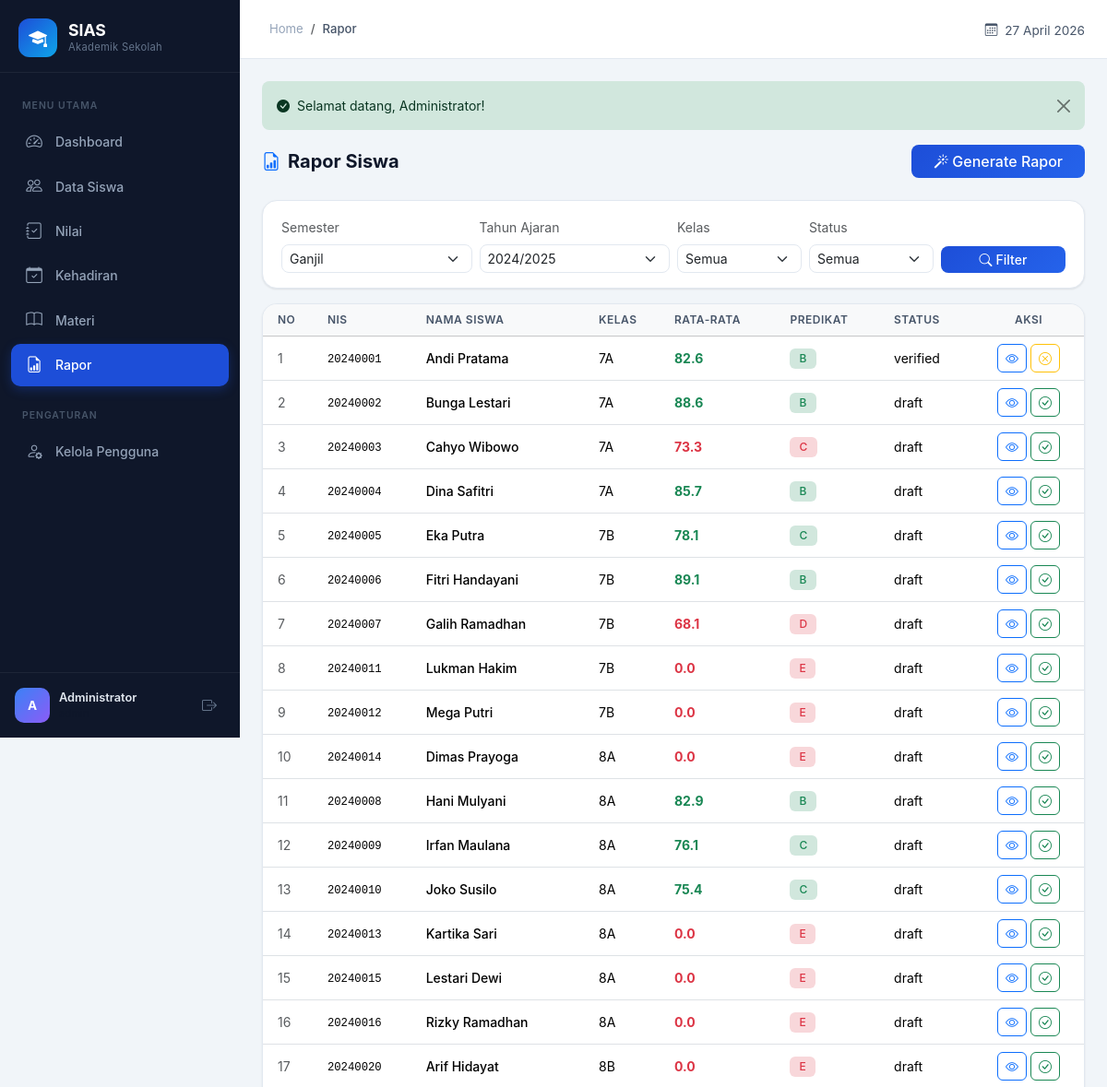
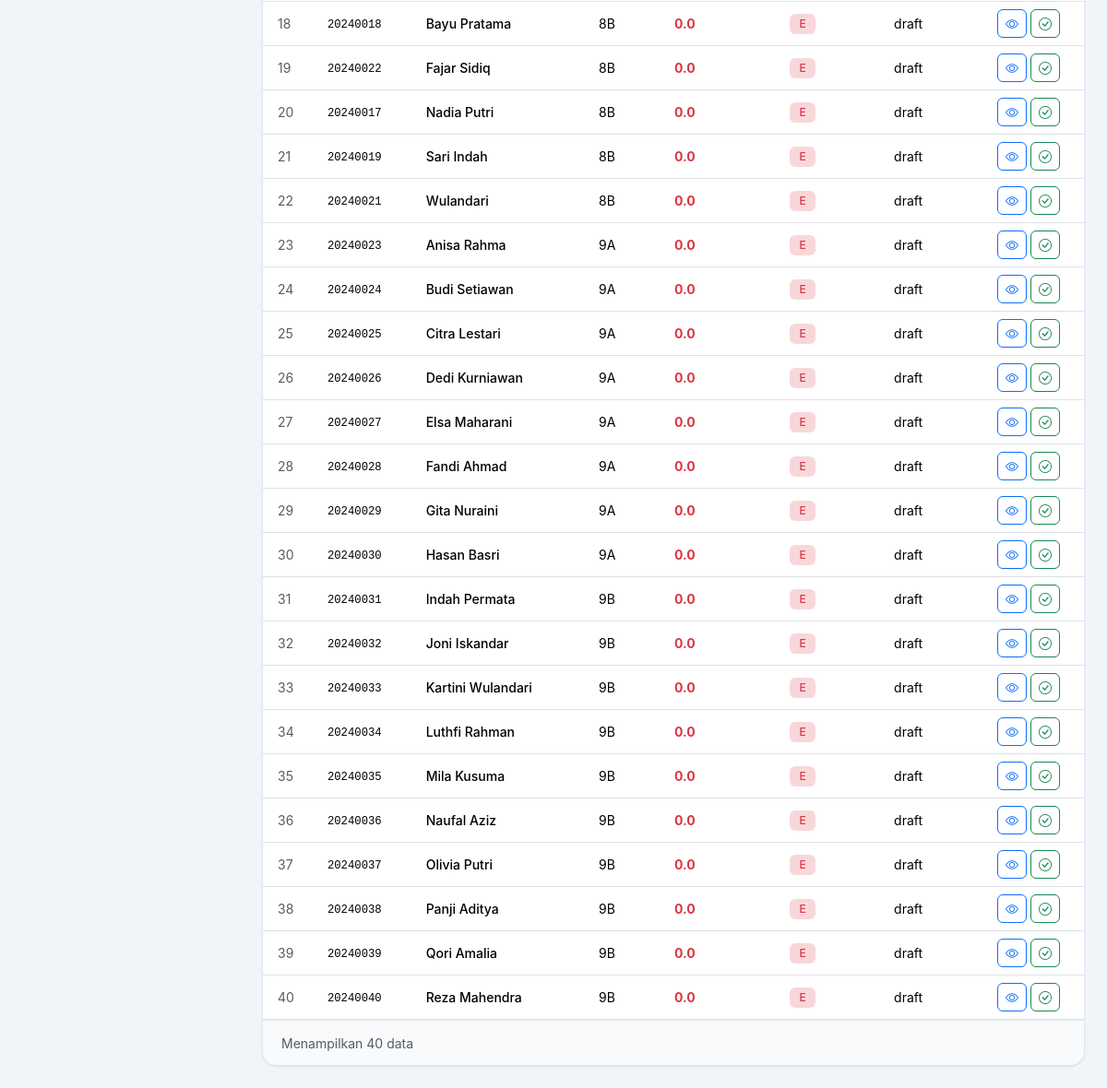
/index.php?page=rapor (signed in), run on the app's committed database (2 pictures, top to bottom).
### tables this page shows
CREATE TABLE `users` (
  `id` int(11) NOT NULL,
  `nama` varchar(100) NOT NULL,
  `email` varchar(100) NOT NULL,
  `password` varchar(255) NOT NULL,
  `role` enum('admin','guru','kepala_sekolah') NOT NULL,
  `created_at` timestamp NOT NULL DEFAULT current_timestamp(),
  `updated_at` timestamp NOT NULL DEFAULT current_timestamp() ON UPDATE current_timestamp()
);

CREATE TABLE `rapor` (
  `id` int(11) NOT NULL,
  `siswa_id` int(11) NOT NULL,
  `semester` varchar(10) DEFAULT 'Ganjil',
  `tahun_ajaran` varchar(20) DEFAULT '2024/2025',
  `rata_rata` decimal(5,2) DEFAULT 0.00,
  `predikat` varchar(20) DEFAULT NULL,
  `status` enum('draft','verified') DEFAULT 'draft',
  `catatan` text DEFAULT NULL,
  `verified_by` int(11) DEFAULT NULL,
  `verified_at` timestamp NULL DEFAULT NULL,
  `created_at` timestamp NOT NULL DEFAULT current_timestamp(),
  `updated_at` timestamp NOT NULL DEFAULT current_timestamp() ON UPDATE current_timestamp()
);

CREATE TABLE `siswa` (
  `id` int(11) NOT NULL,
  `nama` varchar(100) NOT NULL,
  `nis` varchar(20) NOT NULL,
  `kelas` varchar(20) NOT NULL,
  `jenis_kelamin` enum('L','P') DEFAULT 'L',
  `created_at` timestamp NOT NULL DEFAULT current_timestamp(),
  `updated_at` timestamp NOT NULL DEFAULT current_timestamp() ON UPDATE current_timestamp()
);

### views/rapor/index.php (the view, shortened to what the rows shown need)
<div class="d-flex flex-wrap justify-content-between align-items-center gap-2 mb-4">
    <h5 class="fw-bold mb-0"><i class="bi bi-file-earmark-bar-graph me-2 text-primary"></i>Rapor Siswa</h5>
    <?php if (currentRole() === 'admin'): ?>
    <button type="button" class="btn btn-primary rounded-3 px-4" data-bs-toggle="modal" data-bs-target="#generateModal">
        <i class="bi bi-magic me-1"></i>Generate Rapor
    </button>
    <?php endif; ?>
</div>
<div class="content-card mb-3">
    <div class="content-card-body py-3">
        <form method="GET" class="row g-2 align-items-end">
            <div class="col-md-3">
                <label class="form-label small text-muted">Semester</label>
                <select name="semester" class="form-select form-select-sm rounded-3">
                    <option value="Ganjil" <?= ($data['semester'] ?? '') === 'Ganjil' ? 'selected' : '' ?>>Ganjil</option>
                </select>
            </div>
            <div class="col-md-3">
                <label class="form-label small text-muted">Tahun Ajaran</label>
                <select name="tahun_ajaran" class="form-select form-select-sm rounded-3">
                    <option value="2024/2025" <?= ($data['tahunAjaran'] ?? '') === '2024/2025' ? 'selected' : '' ?>>2024/2025</option>
                </select>
            </div>
            <div class="col-md-2">
                <label class="form-label small text-muted">Kelas</label>
                <select name="kelas" class="form-select form-select-sm rounded-3">
                    <option value="">Semua</option>
                </select>
            </div>
            <div class="col-md-2">
                <label class="form-label small text-muted">Status</label>
                <select name="status" class="form-select form-select-sm rounded-3">
                    <option value="">Semua</option>
                </select>
            </div>
            <div class="col-md-2">
                <button type="submit" class="btn btn-primary btn-sm rounded-3 w-100">
                    <i class="bi bi-search me-1"></i>Filter
                </button>
            </div>
        </form>
    </div>
</div>
<div class="content-card">
    <div class="table-responsive">
        <table class="table table-hover align-middle mb-0">
            <thead>
                <tr class="table-light">
                    <th class="ps-3">No</th>
                    <th>NIS</th>
                    <th>Nama Siswa</th>
                    <th>Kelas</th>
                    <th>Rata-rata</th>
                    <th>Predikat</th>
                    <th>Status</th>
                    <th class="text-center">Aksi</th>
                </tr>
            </thead>
            <tbody>
                <?php if (empty($data['rapor'])): ?>
                <tr>
                    <td colspan="8" class="text-center text-muted py-5">
                        <i class="bi bi-file-earmark-text" style="font-size:2rem;"></i>
                        <p class="mb-0 mt-1">Belum ada data rapor. Generate terlebih dahulu.</p>
                    </td>
                </tr>
                <?php else: ?>
                    <?php $no = 1; foreach ($data['rapor'] as $r): ?>
                    <tr>
                        <td class="ps-3 text-muted"><?= $no++ ?></td>
                        <td><span class="font-monospace small"><?= e($r['nis']) ?></span></td>
                        <td class="fw-medium"><?= e($r['siswa_nama']) ?></td>
                        <td><?= e($r['kelas']) ?></td>
                        <td>
                            <span class="fw-bold <?= $r['rata_rata'] >= 75 ? 'text-success' : 'text-danger' ?>">
                                <?= number_format($r['rata_rata'], 1) ?>
                            </span>
                        </td>
                        <td>
                            <span class="badge <?= $r['rata_rata'] >= 75 ? 'bg-success-subtle text-success' : 'bg-danger-subtle text-danger' ?> rounded-2">
                                <?= e($r['predikat']) ?>
                            </span>
                        </td>
                        <td><?= badgeRapor($r['status']) ?></td>
                        <td class="text-center">
                            <a href="<?= BASE_URL ?>/index.php?page=rapor&action=detail&id=<?= $r['id'] ?>"
                               class="btn btn-sm btn-outline-primary rounded-2 px-2" title="Detail">
                                <i class="bi bi-eye"></i>
                            </a>
                            <?php if (in_array(currentRole(), ['admin', 'kepala_sekolah'])): ?>
                            <form method="POST" action="<?= BASE_URL ?>/index.php?page=rapor&action=verify&id=<?= $r['id'] ?>" style="display:inline;">
                                <button type="submit" class="btn btn-sm <?= $r['status'] === 'verified' ? 'btn-outline-warning' : 'btn-outline-success' ?> rounded-2 px-2"
                                        title="<?= $r['status'] === 'verified' ? 'Batalkan Verifikasi' : 'Verifikasi' ?>">
                                    <i class="bi <?= $r['status'] === 'verified' ? 'bi-x-circle' : 'bi-check-circle' ?>"></i>
                                </button>
                            </form>
                            <?php endif; ?>
                        </td>
                    </tr>
                    <?php endforeach; ?>
                <?php endif; ?>
            </tbody>
        </table>
    </div>
    <?php if (!empty($data['rapor'])): ?>
    <div class="content-card-footer">
        <span class="text-muted small">Menampilkan <?= count($data['rapor']) ?> data</span>
    </div>
    <?php endif; ?>
</div>

### views/layouts/dashboard.php (shortened to what the rows shown need)
<?php
 $user = currentUser();
 $currentPage = $_GET['page'] ?? 'dashboard';
?>
<!DOCTYPE html>
<html lang="id">
<head>
    <link href="https://cdn.jsdelivr.net/npm/bootstrap@5.3.3/dist/css/bootstrap.min.css" rel="stylesheet">
    <link href="https://cdn.jsdelivr.net/npm/bootstrap-icons@1.11.3/font/bootstrap-icons.min.css" rel="stylesheet">
    <link href="<?= BASE_URL ?>/assets/css/custom.css" rel="stylesheet">
</head>
<body class="dashboard-body">
    <aside class="sidebar" id="sidebar">
        <div class="sidebar-brand">
            <div class="sidebar-logo">
                <i class="bi bi-mortarboard-fill"></i>
            </div>
            <div class="sidebar-brand-text">
                <span class="brand-name"><?= APP_NAME ?></span>
                <span class="brand-sub">Akademik Sekolah</span>
            </div>
        </div>
        <nav class="sidebar-nav">
            <div class="nav-section-label">MENU UTAMA</div>
            <a href="<?= BASE_URL ?>/index.php?page=dashboard"
               class="nav-link <?= $currentPage === 'dashboard' ? 'active' : '' ?>">
                <i class="bi bi-speedometer2"></i>
                <span>Dashboard</span>
            </a>
            <?php if (hasPermission('siswa')): ?>
            <a href="<?= BASE_URL ?>/index.php?page=siswa"
               class="nav-link <?= $currentPage === 'siswa' ? 'active' : '' ?>">
                <i class="bi bi-people"></i>
                <span>Data Siswa</span>
            </a>
            <?php endif; ?>
            <?php if (hasPermission('nilai')): ?>
            <a href="<?= BASE_URL ?>/index.php?page=nilai"
               class="nav-link <?= $currentPage === 'nilai' ? 'active' : '' ?>">
                <i class="bi bi-journal-check"></i>
                <span>Nilai</span>
            </a>
            <?php endif; ?>
            <?php if (hasPermission('kehadiran')): ?>
            <a href="<?= BASE_URL ?>/index.php?page=kehadiran"
               class="nav-link <?= $currentPage === 'kehadiran' ? 'active' : '' ?>">
                <i class="bi bi-calendar-check"></i>
                <span>Kehadiran</span>
            </a>
            <?php endif; ?>
            <?php if (hasPermission('materi')): ?>
            <a href="<?= BASE_URL ?>/index.php?page=materi"
               class="nav-link <?= $currentPage === 'materi' ? 'active' : '' ?>">
                <i class="bi bi-book"></i>
                <span>Materi</span>
            </a>
            <?php endif; ?>
            <?php if (hasPermission('rapor')): ?>
            <a href="<?= BASE_URL ?>/index.php?page=rapor"
               class="nav-link <?= $currentPage === 'rapor' ? 'active' : '' ?>">
                <i class="bi bi-file-earmark-bar-graph"></i>
                <span>Rapor</span>
            </a>
            <?php endif; ?>
            <?php if (hasPermission('users')): ?>
            <div class="nav-section-label mt-2">PENGATURAN</div>
            <a href="<?= BASE_URL ?>/index.php?page=users"
               class="nav-link <?= $currentPage === 'users' ? 'active' : '' ?>">
                <i class="bi bi-person-gear"></i>
                <span>Kelola Pengguna</span>
            </a>
            <?php endif; ?>
        </nav>
        <div class="sidebar-footer">
            <div class="sidebar-user">
                <div class="user-avatar">
                    <?= strtoupper(mb_substr($user['nama'], 0, 1)) ?>
                </div>
                <div class="user-info">
                    <span class="user-name"><?= e($user['nama']) ?></span>
                    <span class="user-role"><?= roleLabel($user['role']) ?></span>
                </div>
                <a href="<?= BASE_URL ?>/index.php?page=logout"
                   class="btn-logout" title="Keluar">
                    <i class="bi bi-box-arrow-right"></i>
                </a>
            </div>
        </div>
    </aside>
    <div class="main-wrapper">
        <header class="top-header">
            <div class="d-flex align-items-center">
                <nav aria-label="breadcrumb" class="ms-2">
                    <ol class="breadcrumb mb-0">
                        <li class="breadcrumb-item"><a href="<?= BASE_URL ?>/index.php?page=dashboard">Home</a></li>
                        <li class="breadcrumb-item active"><?= e($pageTitle ?? ucfirst($currentPage)) ?></li>
                    </ol>
                </nav>
            </div>
            <div class="header-actions">
                <span class="header-date">
                    <i class="bi bi-calendar3 me-1"></i>
                    <?= formatTanggal(date('Y-m-d')) ?>
                </span>
            </div>
        </header>
        <main class="page-content">
            <?php if (hasFlash('success')): ?>
                <div class="alert alert-success alert-dismissible fade show border-0 rounded-3" role="alert">
                    <i class="bi bi-check-circle-fill me-2"></i><?= getFlash('success') ?>
                    <button type="button" class="btn-close" data-bs-dismiss="alert"></button>
                </div>
            <?php endif; ?>
            <?php
            if (file_exists($viewFile)) {
                include $viewFile;
            } else {
                echo '<div class="alert alert-warning">Halaman tidak ditemukan.</div>';
            }
            ?>
        </main>
    </div>
</body>
</html>

### data on the page
users: nama "A", nama "Administrator"
rapor: siswa.nis "20240001", siswa.nama "Andi Pratama", siswa.kelas "7A", rata_rata "82.6", predikat "B", status "verified"
rapor: siswa.nis "20240002", siswa.nama "Bunga Lestari", siswa.kelas "7A", rata_rata "88.6", predikat "B", status "draft"
rapor: siswa.nis "20240003", siswa.nama "Cahyo Wibowo", siswa.kelas "7A", rata_rata "73.3", predikat "C", status "draft"
rapor: siswa.nis "20240004", siswa.nama "Dina Safitri", siswa.kelas "7A", rata_rata "85.7", predikat "B", status "draft"
rapor: siswa.nis "20240005", siswa.nama "Eka Putra", siswa.kelas "7B", rata_rata "78.1", predikat "C", status "draft"
rapor: siswa.nis "20240006", siswa.nama "Fitri Handayani", siswa.kelas "7B", rata_rata "89.1", predikat "B", status "draft"
rapor: siswa.nis "20240007", siswa.nama "Galih Ramadhan", siswa.kelas "7B", rata_rata "68.1", predikat "D", status "draft"
rapor: siswa.nis "20240011", siswa.nama "Lukman Hakim", siswa.kelas "7B", rata_rata "0.0", predikat "E", status "draft"
rapor: siswa.nis "20240012", siswa.nama "Mega Putri", siswa.kelas "7B", rata_rata "0.0", predikat "E", status "draft"
rapor: siswa.nis "20240014", siswa.nama "Dimas Prayoga", siswa.kelas "8A", rata_rata "0.0", predikat "E", status "draft"
rapor: siswa.nis "20240008", siswa.nama "Hani Mulyani", siswa.kelas "8A", rata_rata "82.9", predikat "B", status "draft"
rapor: siswa.nis "20240009", siswa.nama "Irfan Maulana", siswa.kelas "8A", rata_rata "76.1", predikat "C", status "draft"
rapor: siswa.nis "20240010", siswa.nama "Joko Susilo", siswa.kelas "8A", rata_rata "75.4", predikat "C", status "draft"
rapor: siswa.nis "20240013", siswa.nama "Kartika Sari", siswa.kelas "8A", rata_rata "0.0", predikat "E", status "draft"
rapor: siswa.nis "20240015", siswa.nama "Lestari Dewi", siswa.kelas "8A", rata_rata "0.0", predikat "E", status "draft"
rapor: siswa.nis "20240016", siswa.nama "Rizky Ramadhan", siswa.kelas "8A", rata_rata "0.0", predikat "E", status "draft"
rapor: siswa.nis "20240020", siswa.nama "Arif Hidayat", siswa.kelas "8B", rata_rata "0.0", predikat "E", status "draft"
rapor: siswa.nis "20240018", siswa.nama "Bayu Pratama", siswa.kelas "8B", rata_rata "0.0", predikat "E", status "draft"
rapor: siswa.nis "20240022", siswa.nama "Fajar Sidiq", siswa.kelas "8B", rata_rata "0.0", predikat "E", status "draft"
rapor: siswa.nis "20240017", siswa.nama "Nadia Putri", siswa.kelas "8B", rata_rata "0.0", predikat "E", status "draft"
rapor: siswa.nis "20240019", siswa.nama "Sari Indah", siswa.kelas "8B", rata_rata "0.0", predikat "E", status "draft"
rapor: siswa.nis "20240021", siswa.nama "Wulandari", siswa.kelas "8B", rata_rata "0.0", predikat "E", status "draft"
rapor: siswa.nis "20240023", siswa.nama "Anisa Rahma", siswa.kelas "9A", rata_rata "0.0", predikat "E", status "draft"
rapor: siswa.nis "20240024", siswa.nama "Budi Setiawan", siswa.kelas "9A", rata_rata "0.0", predikat "E", status "draft"
rapor: siswa.nis "20240025", siswa.nama "Citra Lestari", siswa.kelas "9A", rata_rata "0.0", predikat "E", status "draft"
rapor: siswa.nis "20240026", siswa.nama "Dedi Kurniawan", siswa.kelas "9A", rata_rata "0.0", predikat "E", status "draft"
rapor: siswa.nis "20240027", siswa.nama "Elsa Maharani", siswa.kelas "9A", rata_rata "0.0", predikat "E", status "draft"
rapor: siswa.nis "20240028", siswa.nama "Fandi Ahmad", siswa.kelas "9A", rata_rata "0.0", predikat "E", status "draft"
rapor: siswa.nis "20240029", siswa.nama "Gita Nuraini", siswa.kelas "9A", rata_rata "0.0", predikat "E", status "draft"
rapor: siswa.nis "20240030", siswa.nama "Hasan Basri", siswa.kelas "9A", rata_rata "0.0", predikat "E", status "draft"
rapor: siswa.nis "20240031", siswa.nama "Indah Permata", siswa.kelas "9B", rata_rata "0.0", predikat "E", status "draft"
rapor: siswa.nis "20240032", siswa.nama "Joni Iskandar", siswa.kelas "9B", rata_rata "0.0", predikat "E", status "draft"
rapor: siswa.nis "20240033", siswa.nama "Kartini Wulandari", siswa.kelas "9B", rata_rata "0.0", predikat "E", status "draft"
rapor: siswa.nis "20240034", siswa.nama "Luthfi Rahman", siswa.kelas "9B", rata_rata "0.0", predikat "E", status "draft"
rapor: siswa.nis "20240035", siswa.nama "Mila Kusuma", siswa.kelas "9B", rata_rata "0.0", predikat "E", status "draft"
rapor: siswa.nis "20240036", siswa.nama "Naufal Aziz", siswa.kelas "9B", rata_rata "0.0", predikat "E", status "draft"
rapor: siswa.nis "20240037", siswa.nama "Olivia Putri", siswa.kelas "9B", rata_rata "0.0", predikat "E", status "draft"
rapor: siswa.nis "20240038", siswa.nama "Panji Aditya", siswa.kelas "9B", rata_rata "0.0", predikat "E", status "draft"
rapor: siswa.nis "20240039", siswa.nama "Qori Amalia", siswa.kelas "9B", rata_rata "0.0", predikat "E", status "draft"
rapor: siswa.nis "20240040", siswa.nama "Reza Mahendra", siswa.kelas "9B", rata_rata "0.0", predikat "E", status "draft"

### other printed values
APP_NAME "SIAS"
$pageTitle "Rapor"
getFlash('success') "Selamat datang, Administrator!"
count($data['rapor']) "40"
